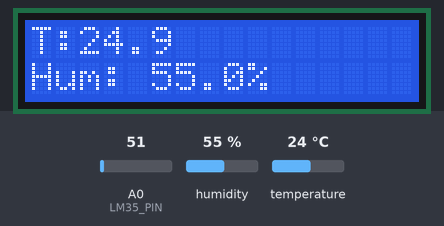
A sketch run on a simulated Arduino Uno, built with avr-gcc and run on an emulated ATmega328P. On the bench: 16×2 character LCD. The inputs (shaded band) are chosen by the test bench; at power-on: humidity 55 %, A0 (LM35_PIN) = 51, temperature 24 °C.

Above: at 2.7 s.
2.8 s: humidity set to 22 %
At 4.9 s:
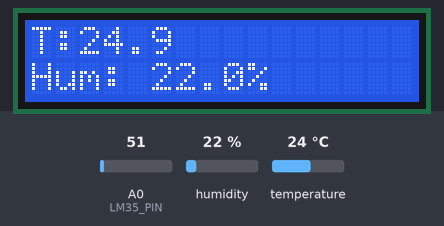
5.2 s: A0 (LM35_PIN) set to 61
At 5.9 s:
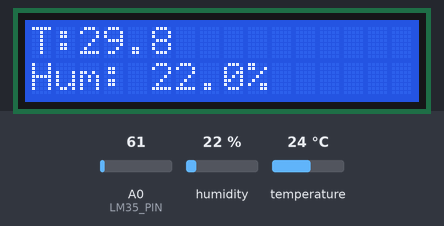
6.7 s: humidity set to 40 %
At 8.5 s:
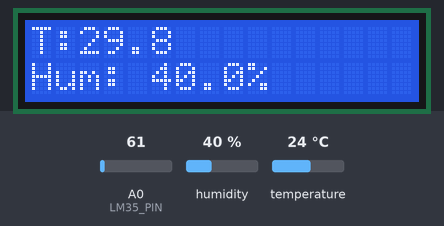
9.4 s: A0 (LM35_PIN) set to 71
At 10.7 s:
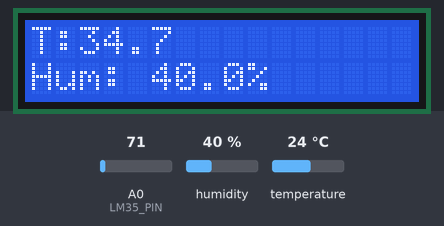
11.0 s: humidity set to 68 %
At 13.3 s:
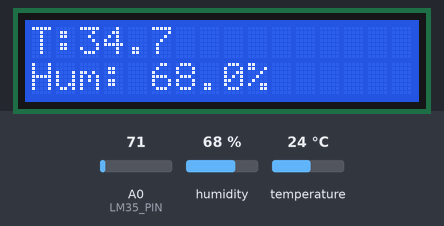
13.6 s: A0 (LM35_PIN) set to 86
At 14.4 s:
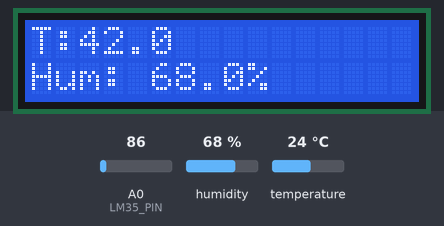
Timing chart, 0 to 16.2 s (numbered marks = the images above; inputs shaded):
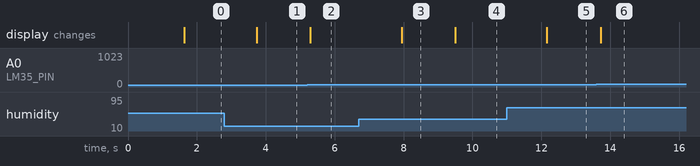

Measured:
- after the input at 2.8 s, the display: changes after 0.93 s (image 1)
- after the input at 5.2 s, the display: changes after 0.09 s (image 2)
- after the input at 6.7 s, the display: changes after 1.2 s (image 3)
- after the input at 9.4 s, the display: changes after 0.11 s (image 4)
- after the input at 11.0 s, the display: changes after 1.2 s (image 5)
- after the input at 13.6 s, the display: changes after 0.12 s (image 6)

The sketch:

lab-4-arduino-code.ino
```cpp
#include <Wire.h>
#include <LiquidCrystal_I2C.h>
#include <DHT.h>

// إعداد شاشة الـ I2C
LiquidCrystal_I2C lcd(0x27, 16, 2);

// إعداد حساس الرطوبة
#define DHTPIN 2
#define DHTTYPE DHT11 // لو الحساس أبيض خليه DHT22
DHT dht(DHTPIN, DHTTYPE);

// إعداد الأطراف
#define LM35_PIN A0


void setup() {
  lcd.init();
  lcd.backlight();
  dht.begin();

  lcd.setCursor(0, 0);
  lcd.print("System Ready...");
  delay(1500);
  lcd.clear();
}

void loop() {
  // 1. قراءة الحرارة المباشرة من LM35
  int analogTemp = analogRead(LM35_PIN);
  float voltage = (analogTemp / 1024.0) * 5.0;
  float t = voltage * 100.0; // LM35 يعطي 10mV لكل درجة مئوية

  // 2. قراءة الرطوبة
  float h = dht.readHumidity();


  // العرض على الشاشة (الصف الأول)
  lcd.setCursor(0, 0);
  lcd.print("T:");
  lcd.print(t, 1);


  // العرض على الشاشة (الصف الثاني
  lcd.setCursor(0, 1);
  lcd.print("Hum: ");
  if (isnan(h)) {
    lcd.print("Error  ");
  } else {
    lcd.print(h, 1);
    lcd.print("%    ");
  }

  delay(500); }
```
